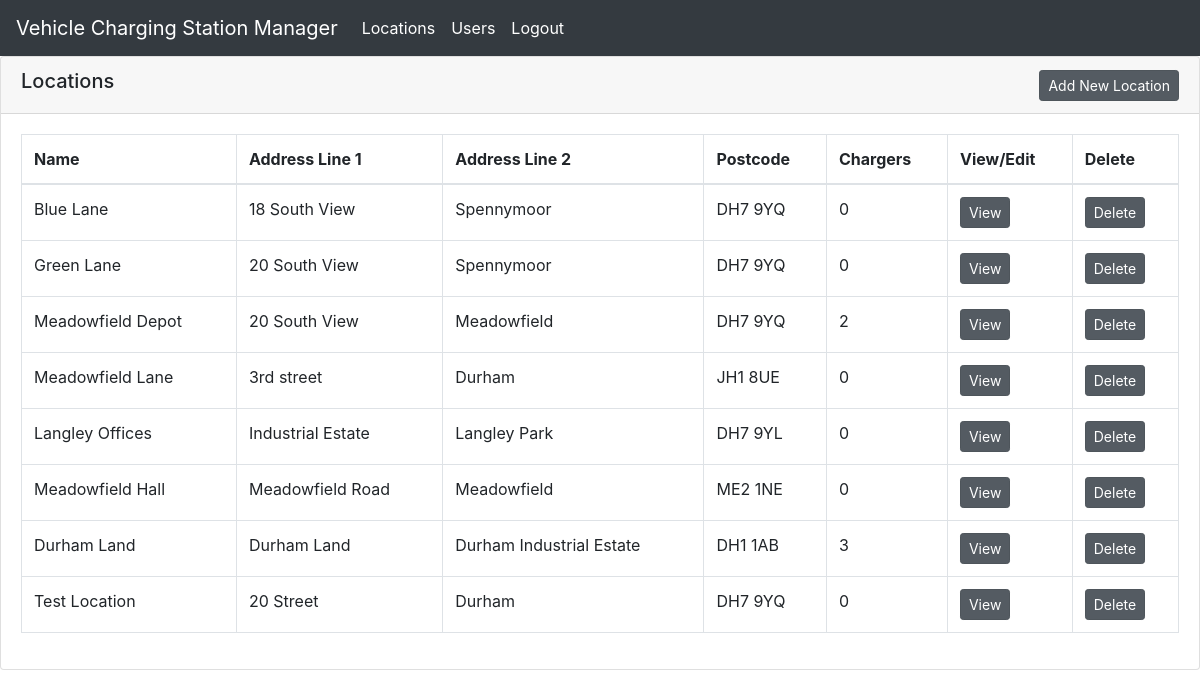
Page / (signed in) on the committed database.
### main/models.py (models this page shows, shortened)
class CouncilLocations(models.Model):
    locationName = models.CharField(max_length=120)
    addressLine1 = models.CharField(max_length=120)
    addressLine2 = models.CharField(max_length=120)
    postcode = models.CharField(max_length=120)

### main/views.py (the view)
# urls.py: path('', views.index, name='index'),
def index(response):
    locations = CouncilLocations.objects.all()
    return render(response, "main/index.html", {"locations": locations})

### templates/main/index.html (shortened to what this page needs)
{% extends "main/base.html" %}
{% block content %}
    <div class="card">
        <div class="card-header d-flex justify-content-between align-items-center">
            <h5>Locations</h5>
            {% if user.is_authenticated and user.admin %}
                <a href="/create/" type="button" class="btn btn-sm btn-secondary active">Add New Location</a>
            {% endif %}
        </div>
        <div class="card-body">
            {% if locations.count < 1 %}
                <h1>No Locations To Display. Add Locations First.</h1>
            {% else %}
                <table class="table table-bordered">
                    <thead>
                        <tr>
                            <th scope="col">Name</th>
                            <th scope="col">Address Line 1</th>
                            <th scope="col">Address Line 2</th>
                            <th scope="col">Postcode</th>
                            <th scope="col">Chargers</th>
                            {% if user.is_authenticated and user.admin %}
                                <th scope="col">View/Edit</th>
                                <th scope="col">Delete</th>
                            {% else %}
                                <th scope="col">View</th>
                            {% endif %}
                        </tr>
                    </thead>
                    <tbody>
                    {% for location in locations %}
                        <tr>
                            <td>{{location.locationName}}</td>
                            <td>{{location.addressLine1}}</td>
                            <td>{{location.addressLine2}}</td>
                            <td>{{location.postcode}}</td>
                            <td>{{location.vehiclechargingstation_set.count}}</td>
                            <td><a href="/location/{{location.id}}" type="button" class="btn btn-sm btn-secondary active">View</a></td>
                            {% if user.is_authenticated and user.admin %}
                                <td><a href="/delete/{{location.id}}" type="button" class="btn btn-sm btn-secondary active" onclick="return confirm('Are you sure?')">Delete</a></td>
                            {% endif %}
                        </tr>
                    {% endfor %}
                    </tbody>
                </table>
            {% endif %}
        </div>
    </div>
{% endblock %}

### templates/main/base.html (shortened to what this page needs)
<!doctype html>
<html lang="en">
<head>
    <link rel="stylesheet" href="https://cdn.jsdelivr.net/npm/bootstrap@4.3.1/dist/css/bootstrap.min.css">
</head>
<body>
    <nav class="navbar navbar-expand-lg navbar-dark bg-dark">
        <a class="navbar-brand" href="/">Vehicle Charging Station Manager</a>
         <div class="collapse navbar-collapse" id="navbarNavAltMarkup">
             <div class="navbar-nav ms-auto">
                 <a class="nav-item nav-link active" href="/">Locations</a>
                 {% if user.is_authenticated %}
                     {% if user.admin is True%}
                         <a class="nav-item nav-link active" href="/users/">Users</a>
                     {% endif %}
                     <form id="logout-form" action="/logout/" method="post">
                        <a href="javascript:;" class="nav-item nav-link active" onclick="parentNode.submit();">Logout</a>
                    </form>
                 {% endif %}
             </div>
         </div>
    </nav>
    <div id="content">
        {% if user.is_authenticated or request.path == '/login/' or request.path == '/logout/' or request.path == '/register/' %}
            {% block content %}
            {% endblock %}
        {% endif %}
    </div>
</body>
</html>

### rows in the picture
CouncilLocations: locationName "Blue Lane", addressLine1 "18 South View", addressLine2 "Spennymoor", postcode "DH7 9YQ", vehiclechargingstation_set.count "0"
CouncilLocations: locationName "Green Lane", addressLine1 "20 South View", addressLine2 "Spennymoor", postcode "DH7 9YQ", vehiclechargingstation_set.count "0"
CouncilLocations: locationName "Meadowfield Depot", addressLine1 "20 South View", addressLine2 "Meadowfield", postcode "DH7 9YQ", vehiclechargingstation_set.count "2"
CouncilLocations: locationName "Meadowfield Lane", addressLine1 "3rd street", addressLine2 "Durham", postcode "JH1 8UE", vehiclechargingstation_set.count "0"
CouncilLocations: locationName "Langley Offices", addressLine1 "Industrial Estate", addressLine2 "Langley Park", postcode "DH7 9YL", vehiclechargingstation_set.count "0"
CouncilLocations: locationName "Meadowfield Hall", addressLine1 "Meadowfield Road", addressLine2 "Meadowfield", postcode "ME2 1NE", vehiclechargingstation_set.count "0"
CouncilLocations: locationName "Durham Land", addressLine1 "Durham Land", addressLine2 "Durham Industrial Estate", postcode "DH1 1AB", vehiclechargingstation_set.count "3"
CouncilLocations: locationName "Test Location", addressLine1 "20 Street", addressLine2 "Durham", postcode "DH7 9YQ", vehiclechargingstation_set.count "0"
